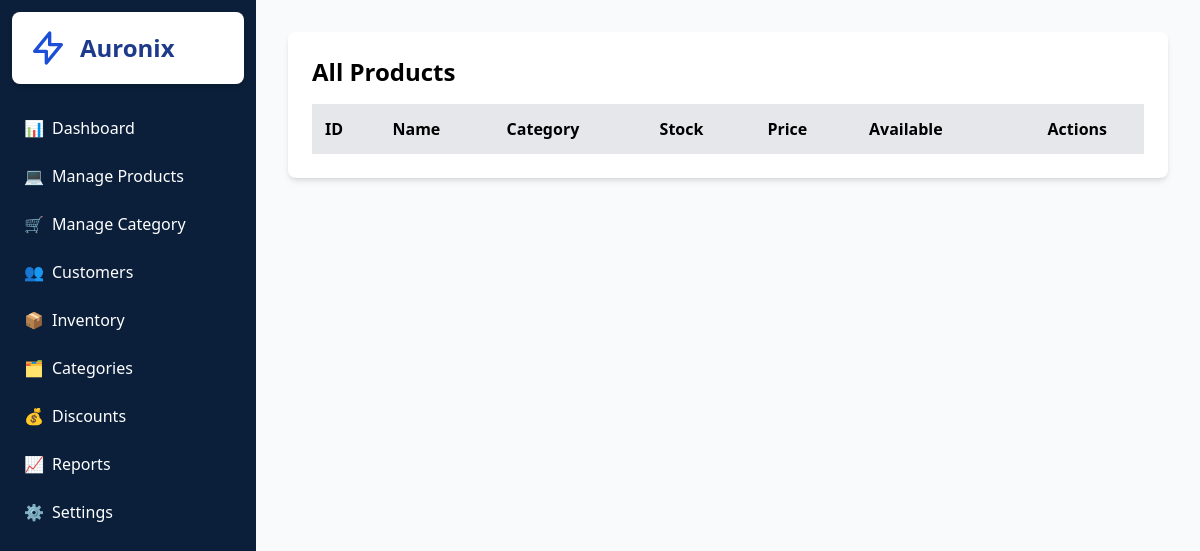
Before: /manageproduct/ with the older database file.
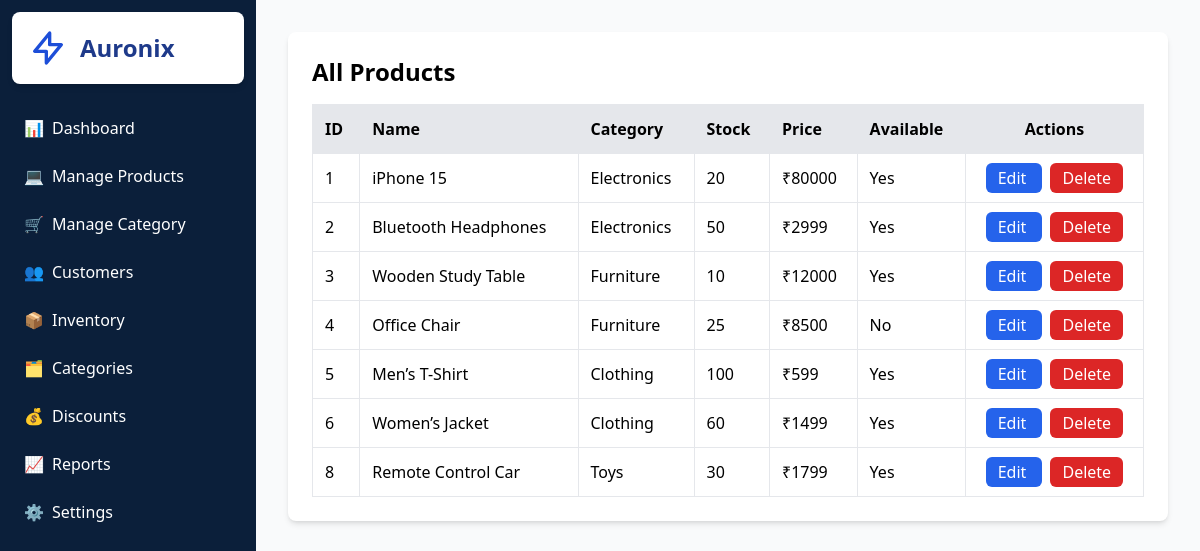
After: the same page with the newer database file.
### Management/models.py (models this page shows, shortened)
class Product(models.Model):
    product_name = models.CharField(max_length=50)
    product_description = models.TextField()
    price = models.IntegerField()
    product_stock =  models.IntegerField()
    available = models.BooleanField()
    category = models.ForeignKey(Category, on_delete=models.CASCADE, related_name='category')
    created_at = models.DateTimeField(auto_now_add=True)

class Category(models.Model):
    category_name = models.CharField( max_length=50)
    category_description = models.TextField()
    created_at = models.DateTimeField(auto_now_add=True)

### Management/views.py (the view)
# urls.py: path('manageproduct/', manageproduct, name='manageproduct'),
def manageproduct(request):
    product = Product.objects.select_related('category').all()
    return render(request , 'manageproduct.html' , {'product':product})

### Management/templates/manageproduct.html (shortened to what this page needs)
{% load static %}
{% load static tailwind_tags %}
<!DOCTYPE html>
<html lang="en">
  <head>
    <script src="https://cdn.tailwindcss.com"></script>
        {% tailwind_css %}
  </head>
  <body class="bg-gray-50 flex">
    <aside class="w-64 bg-[#0b1f3a] text-white min-h-screen">
      <div
        class="flex items-center space-x-3 p-4 bg-white rounded-lg shadow-md m-3"
      >
        <svg
          xmlns="http://www.w3.org/2000/svg"
          class="h-10 w-10 text-blue-700"
          fill="none"
          viewBox="0 0 24 24"
          stroke="currentColor"
          stroke-width="2"
        >
          <path
            stroke-linecap="round"
            stroke-linejoin="round"
            d="M13 10V3L4 14h7v7l9-11h-7z"
          />
        </svg>
        <span class="text-2xl font-bold text-blue-900">Auronix</span>
      </div>
<nav class="mt-6 space-y-2" id="sidebarMenu">
          <a href="{% url "dashboard" %}" class="flex items-center px-6 py-2 hover:bg-blue-800 rounded-md">
        <span class="mr-2">📊</span> Dashboard
    </a>
    <a href="{% url 'manageproduct' %}"
       class="flex items-center px-6 py-2 hover:bg-blue-800 rounded-md">
        <span class="mr-2">💻</span> Manage Products
    </a>
    <a href="{% url 'managecategory' %}"
       class="flex items-center px-6 py-2 hover:bg-blue-800 rounded-md">
        <span class="mr-2">🛒</span> Manage Category
    </a>
    <a href="#" class="flex items-center px-6 py-2 hover:bg-blue-800 rounded-md">
        <span class="mr-2">👥</span> Customers
    </a>
    <a href="#" class="flex items-center px-6 py-2 hover:bg-blue-800 rounded-md">
        <span class="mr-2">📦</span> Inventory
    </a>
    <a href="#" class="flex items-center px-6 py-2 hover:bg-blue-800 rounded-md">
        <span class="mr-2">🗂️</span> Categories
    </a>
    <a href="#" class="flex items-center px-6 py-2 hover:bg-blue-800 rounded-md">
        <span class="mr-2">💰</span> Discounts
    </a>
    <a href="#" class="flex items-center px-6 py-2 hover:bg-blue-800 rounded-md">
        <span class="mr-2">📈</span> Reports
    </a>
    <a href="#" class="flex items-center px-6 py-2 hover:bg-blue-800 rounded-md">
        <span class="mr-2">⚙️</span> Settings
    </a>
</nav>
    </aside>
    <main class="flex-1 p-8">
<div class="max-w-6xl mx-auto bg-white p-6 rounded-lg shadow-md">
    <h1 class="text-2xl font-bold mb-4">All Products</h1>
    <table class="w-full border">
        <thead>
            <tr class="bg-gray-200 text-left">
                <th class="p-3 border">ID</th>
                <th class="p-3 border">Name</th>
                <th class="p-3 border">Category</th>
                <th class="p-3 border">Stock</th>
                <th class="p-3 border">Price</th>
                <th class="p-3 border">Available</th>
                <th class="p-3 border text-center">Actions</th>
            </tr>
        </thead>
        <tbody>
            {% for p in product %}
            <tr class="border">
                <td class="p-3 border">{{ p.id }}</td>
                <td class="p-3 border">{{ p.product_name }}</td>
                <td class="p-3 border">{{ p.category.category_name }}</td>
                <td class="p-3 border">{{ p.product_stock }}</td>
                <td class="p-3 border">₹{{ p.price }}</td>
                <td class="p-3 border">
                    {% if p.available %} Yes {% else %} No {% endif %}
                </td>
                <td class="p-3 text-center">
                    <a href="{% url 'edit_product' p.id %}"
                       class="bg-blue-600 text-white px-3 py-1 rounded-md hover:bg-blue-700">
                        Edit
                    </a>
                    <a href="{% url 'delete_product' p.id %}"
                       onclick="return confirm('Are you sure?')"
                       class="bg-red-600 text-white px-3 py-1 rounded-md hover:bg-red-700 ml-2">
                        Delete
                    </a>
                </td>
            </tr>
            {% endfor %}
        </tbody>
    </table>
</div>
</main>
</body>
</html>

Changed rows visible on the page:
added Product: id "1", product_name "iPhone 15", category.category_name "Electronics", product_stock "20", price "80000", available "Yes"
added Product: id "2", product_name "Bluetooth Headphones", category.category_name "Electronics", product_stock "50", price "2999", available "Yes"
added Product: id "3", product_name "Wooden Study Table", category.category_name "Furniture", product_stock "10", price "12000", available "Yes"
added Product: id "4", product_name "Office Chair", category.category_name "Furniture", product_stock "25", price "8500", available "No"
added Product: id "5", product_name "Men’s T-Shirt", category.category_name "Clothing", product_stock "100", price "599", available "Yes"
added Product: id "6", product_name "Women’s Jacket", category.category_name "Clothing", product_stock "60", price "1499", available "Yes"
added Product: id "8", product_name "Remote Control Car", category.category_name "Toys", product_stock "30", price "1799", available "Yes"
